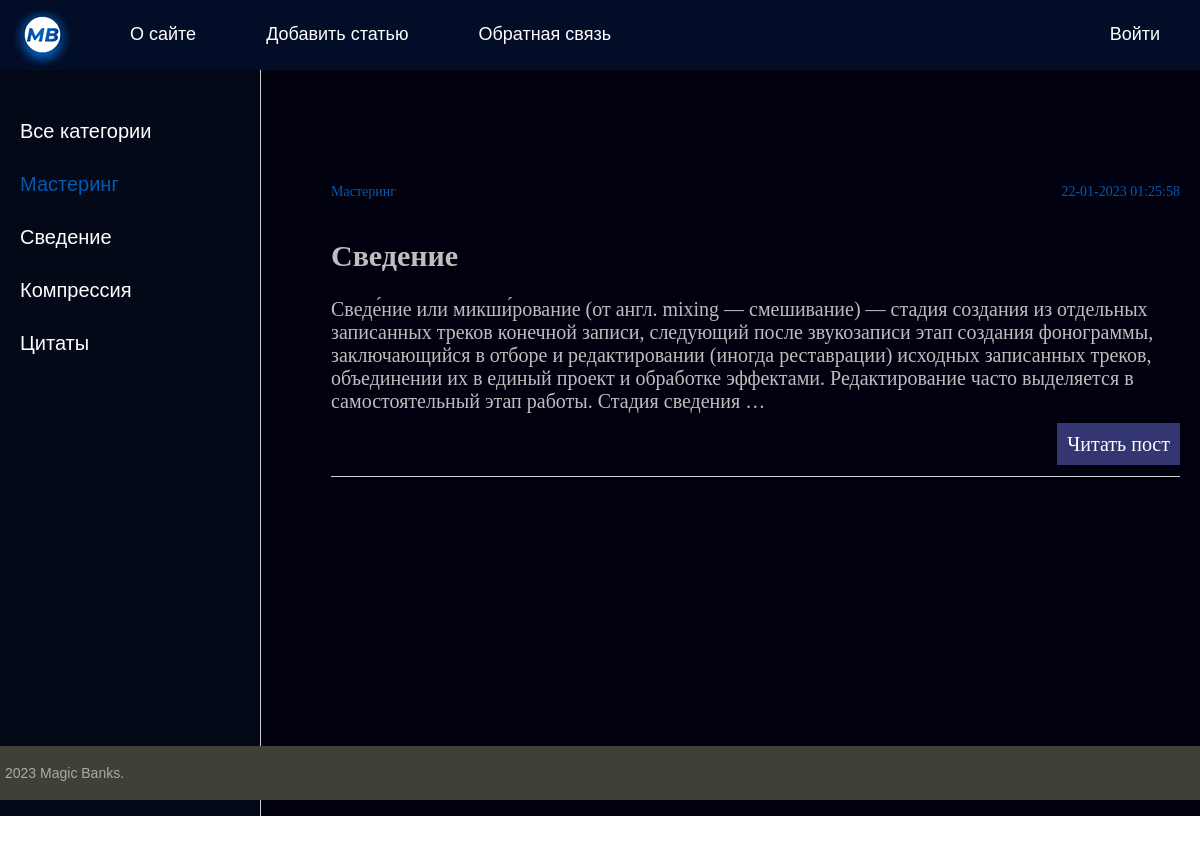
Page /category/1/ on the committed database.
### notes/models.py (models this page shows, shortened)
class Category(models.Model):
    name = models.CharField(max_length=100, db_index=True, verbose_name='Категория') #создаём подкатегорию таблицы вумен, и привязываем её через ForeignKey в Notes
    def __str__(self):
        return self.name
    def get_absolute_url(self):
        return reverse('category', kwargs={'cat_id': self.pk})
    class Meta:
        verbose_name = 'Категории'
        verbose_name_plural = 'Категории'
        ordering = ['id']

class Notes(models.Model):
    title = models.CharField(max_length=255, verbose_name='Заголовок')
    content = models.TextField(blank=True, verbose_name='Текст статьи')
    photo = models.ImageField(upload_to="photos/%Y/%m/%d/", verbose_name='Фото')
    time_create = models.DateTimeField(auto_now_add=True, verbose_name='Время создания')
    time_update = models.DateTimeField(auto_now=True, verbose_name='Время изменения')
    is_published = models.BooleanField(default=True, verbose_name='Публикация')
    cat = models.ForeignKey('Category', on_delete=models.PROTECT, null=True, verbose_name='Категории')
    """ 1)models.PROTECT в случае удаления,
    записи Notes этой категории сохранятся.
    2)nul = True в случае если у нас есть какие-то записи в БД
    но они не привязаны к cat_id, будут заполняться
    нулями"""
    def get_absolute_url(self):
        return reverse('post', kwargs={'post_id': self.pk})
    class Meta:
        verbose_name = 'Записи'
        verbose_name_plural = 'Записи'
        ordering = ['-time_create', 'title']

### notes/views.py (the view)
# urls.py: path('category/<int:cat_id>/', show_category, name='category'),
def show_category(request, cat_id):
    posts = Notes.objects.filter(cat_id=cat_id)
    cats = Category.objects.all()
    if len(posts) == 0:
        raise Http404
    context = {
        'posts': posts,
        'cats': cats,
        'menu': menu,
        'title': 'Главная страница',
        'cat_selected': cat_id,
    }
    return render(request, 'notes/index.html', context=context)

### notes/templates/notes/index.html (shortened to what this page needs)
{% extends 'notes/base.html' %}
{% block content %}
<ul class="list-articles">
	{% for p in posts %}
	<div class="cat_date">
		<p class="first">{{p.cat}}</p>
		<p class="last">{{p.time_update|date:"d-m-Y H:i:s"}}</p>
	</div>
	<li>
		<h2>{{p.title}}</h2>
	{% autoescape on %}
	{{p.content|linebreaks|truncatewords:50}}
	{% endautoescape %}
			<p class="link-read-post"><a href="{{ p.get_absolute_url }}">Читать пост</a></p>
			</li>
	{% endfor %}
</ul>
{% endblock %}

### notes/templates/notes/base.html (shortened to what this page needs)
{% load static %}
<!DOCTYPE html>
<html>
<head>
	<link type="text/css" href="{% static 'notes/css/styles.css' %}" rel="stylesheet" />
</head>
<body>
<table class="table-page" border=0 cellpadding="0" cellspacing="0">
<tr><td valign=top>
{% block mainmenu %}
		<div class="header">
			<ul id="mainmenu" class="mainmenu">
			<li class="logo"><a href="{% url 'home' %}"><div class="logo"></div></a></li>
{% for m in menu %}
	{% if not forloop.last %}
			<li><a href="{% url m.url_name %}">{{m.title}}</a></li>
	{% else %}
			<li class="last"><a href="{% url m.url_name %}">{{m.title}}</a></li>
	{% endif %}
{% endfor %}
			</ul>
		</div>
{% endblock mainmenu %}
<table class="table-content" border=0 cellpadding="0" cellspacing="0">
<tr>
<td valign="top" class="left-chapters">
	<ul id="leftchapters">
{% if cat_selected == 0 %}
		<li class="selected">Все категории</li>
{% else %}
		<li><a href="{% url 'home' %}">Все категории</a></li>
{% endif %}
{% for c in cats %}
		{% if c.pk == cat_selected %}
	<li class="selected">{{ c.name }}</li>
	{% else %}
	<li><a href="{{ c.get_absolute_url }}">{{c.name}}</a></li>
	{% endif %}
{% endfor %}
	</ul>
</td>
<td valign="top" class="content">
	<div class="content-text">
{% block content %}
{% endblock %}
	</div>
</td></tr></table>
</td></tr>
<tr><td valign=top>
	<div id="footer">
		<p>2023 Magic Banks.</p>
	</div>
</td></tr></table>
</body>
</html>

### notes/static/notes/css/styles.css (style rules this page uses)
html, body { font-family: 'Arial'; margin: 0; padding: 0; height: 100%; width: 100%; color: #444; }
a { color: #0059b2; text-decoration: none; }
p.link-read-post { text-align: right; }
p.link-read-post a { padding: 10px; min-width: 100px; background: #333671; color: #fff; text-decoration: none; }
ul.list-articles { list-style: none; margin: 0; padding: 0; }
ul.list-articles li { border-bottom: 1px solid #ccc; }
.table-page { width: 100%; height: 100%; vertical-align: top; }
.table-page tr { height: 100%; }
.header { background: #030d27; height: 70px; }
.logo { background: url('../images/logoset.png') no-repeat 10px 5px; width: 100px; height: 100px; }
ul.mainmenu { list-style: none; margin: 0; padding: 0; height: 70px; color: #fdc073; font-size: 18px; overflow: hidden; }
ul.mainmenu li { float: left; margin: 24px 40px 0 30px; }
ul.mainmenu li.logo { margin: 0; }
ul.mainmenu li.last { float: right; }
ul.mainmenu li a { color: #ffffff; text-decoration: none; }
.table-content { width: 100%; min-height: 100%; height: 100%; }
.left-chapters { margin: 0; background: #040918; border-right: 1px solid #ccc; min-height: 100%; }
.left-chapters ul { width: 230px; min-height: 100%; margin: 0; padding: 20px 10px 10px 20px; list-style: none; font-size: 20px; }
.left-chapters ul li { margin: 30px 0 0 0; color: #999; }
.left-chapters ul li.selected { color: #0059b2; }
.left-chapters ul li a { color: #fff; text-decoration: none; }
.content { padding: 40px 20px 20px 40px; width: 100%; box-sizing: border-box; background-color: #00000f; }
.content-text { margin: 60px 0 0 30px; color: #bebebe; font-size: 20px; font-family: Yandex Sans Display Light; }
#footer { box-sizing: border-box; background: #3F4137; padding: 5px; color: #aaa; font-size: 14px; font-family: Verdana, Geneva, Arial, Helvetica; text-align: left; overflow: hidden; }
.cat_date { display: flex; justify-content: space-between; font-size:14px; color: #0259b2; }

### rows in the picture
Category: name "Мастеринг"
Category: name "Сведение"
Category: name "Компрессия"
Category: name "Цитаты"
Notes: cat "Мастеринг", time_update "22-01-2023 01:25:58", title "Сведение", content "Сведе́ние или микши́рование (от англ. mixing — смешивание) — стадия создания из отдельных записанных треков конечной записи, следующий после звукозаписи этап создания фонограммы, заключающийся в отборе и редактировании (иногда реставрации) исходных записанных треков, объединении их в единый проект и обработке эффектами. Редактирование часто выделяется в самостоятельный этап работы. Стадия сведения …"

### other values in the picture
{{ m.title }} "О сайте" "Добавить статью" "Обратная связь"
{{ m.title }} "Войти"
